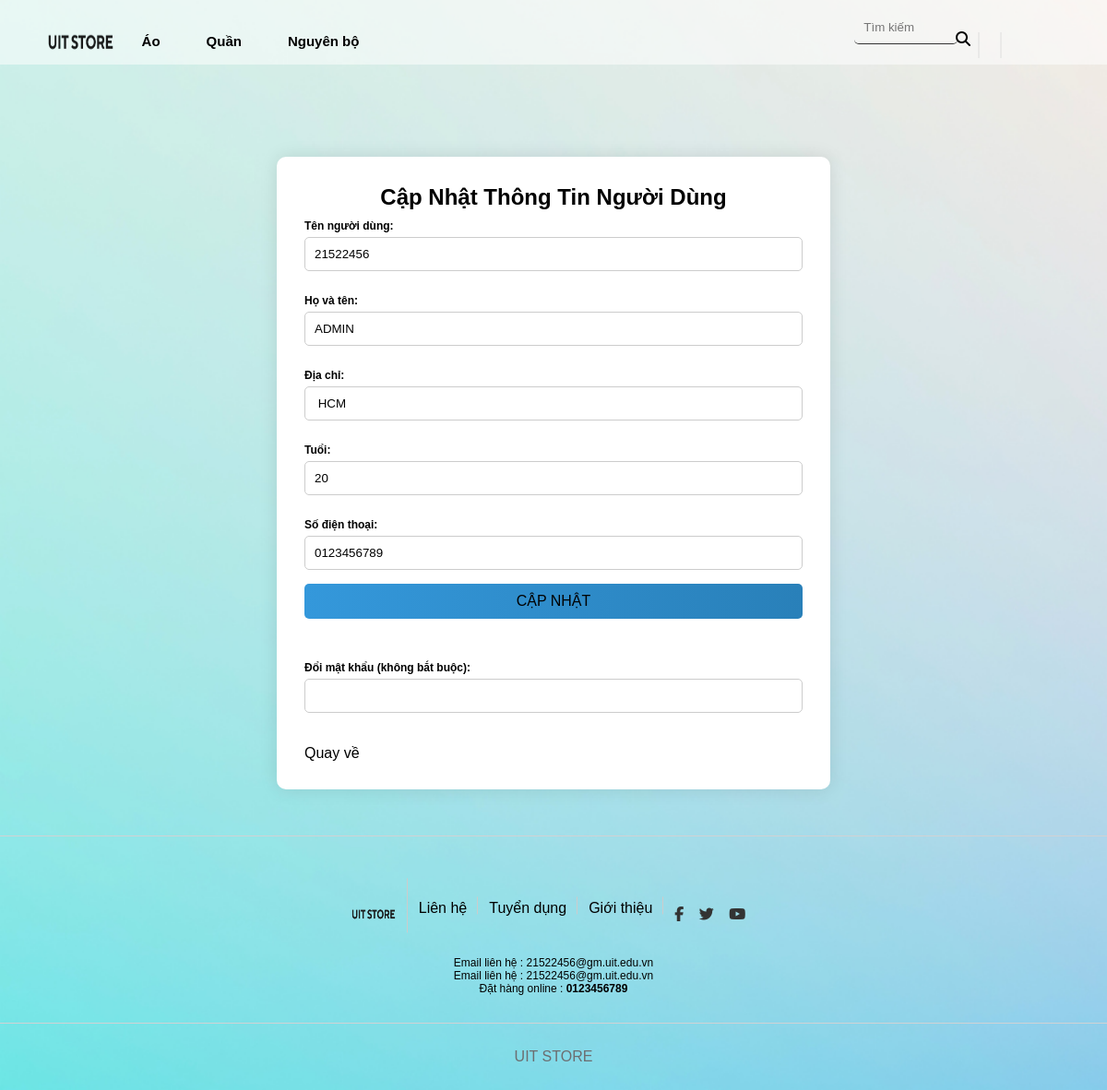
Page /admin/myaccount.php?user_id=15 on the committed database.
### tables this page shows
CREATE TABLE `users` (
  `user_id` int(11) NOT NULL,
  `username` varchar(255) NOT NULL,
  `password` varchar(255) NOT NULL,
  `email` varchar(255) NOT NULL,
  `role` tinyint(1) DEFAULT 0,
  `fullname` varchar(255) DEFAULT NULL,
  `address` varchar(255) DEFAULT NULL,
  `age` int(11) DEFAULT NULL,
  `phone` varchar(20) DEFAULT NULL
);

### model/user_information.php (called while the page is built, shortened)
<?php
function get_user($user_id) {
    $conn = connectdb();
        $query = "SELECT * FROM users WHERE user_id = '$user_id'";
        $stmt = $conn->prepare($query);
    $stmt->execute();
    $user_info = $stmt->fetch();
    return $user_info;
    }
?>

### admin/myaccount.php (the view, shortened to what this page needs)
<!DOCTYPE html>
<html lang = "en" class="hydrated">
    <head>
        <link rel = "stylesheet" href="../style.css">
    </head>
    <body>
        <header>
            <div class="logo">
                <a href="../index.php">
                    <img src="../img/logouit.png" width="75" height="75">
                </a>
            </div>
            <div class="menu">
                <li><a href="../giohang.php">Áo</a>
                </li>
                <li><a href="../giohang.php">Quần</a>
                </li>
                <li><a href="../giohang.php">Nguyên bộ</a>
                </li>
            </div>
            <div class="others">
                <li> <input placeholder="Tìm kiếm" type="text"> <a href="../giohang.php"><i class="fas fa-search"></i></a> </li>
                    <li><a href="../cart.php"><span class="bag"><ion-icon name="bag-handle"></ion-icon></span></a></li>
                    <li><button class="btnLogin-popup"><span><ion-icon name="person"></ion-icon></span></button></li>
            </div>
        </header>
         <section id="slide">
        </section>
<?php
include_once "../model/user_information.php";
if (isset($_GET['user_id'])) {
    $user_id = $_GET['user_id'];
    $user_info = get_user($user_id);
}else {
    echo'KHONGOGNGONGOGNOGNO';
}
?>
<main>
        <section class="update-profile">
            <div class="container">
                <h2>Cập Nhật Thông Tin Người Dùng</h2>
                <?php
                echo'<form action="updateuser.php?user_id='.$_SESSION['user_id'].'" method="post">
                    <label for="username">Tên người dùng:</label>
                    <input type="text" id="username" name="username" required value="'.$user_info['username'].'">
                    <label for="fullname">Họ và tên:</label>
                    <input type="text" id="fullname" name="fullname" required value="'.$user_info['fullname'].'">
                    <label for="address">Địa chỉ:</label>
                    <input type="text" id="address" name="address" required value="'.$user_info['address'].'">
                    <label for="age">Tuổi:</label>
                    <input type="number" id="age" name="age" required value="'.$user_info['age'].'">
                    <label for="phone">Số điện thoại:</label>
                    <input type="tel" id="phone" name="phone" required value="'.$user_info['phone'].'">
                    <input type="hidden" name="id" value="">
                    <button type="submit" name="capnhat">CẬP NHẬT</button> <br> <br>
                    <label for="password">Đổi mật khẩu (không bắt buộc):</label>
                    <input type="password" id="password" name="password" value="" >
                </form>';
                ?>
                <a href="../giohang.php">Quay về</a>
            </div>
        </section>
    </main>
        <section class="footer">
            <div class="footer-container">
                <div class="footer-top">
                    <li><a href=""><img src="../img/logouit.png" width="50" height="50" alt=""></a></li>
                    <li><a href=""></a>Liên hệ</li>
                    <li><a href=""></a>Tuyển dụng</li>
                    <li><a href=""></a>Giới thiệu</li>
                    <li>
                       <a href="" class="fab fa-facebook-f"></a>
                       <a href="" class="fab fa-twitter"></a>
                       <a href="" class="fab fa-youtube"></a>
                   </li>
               </div>
               <div class="footer-center">
                   <p>
                       Email liên hệ : 21522456@gm.uit.edu.vn <br>
                       Email liên hệ : 21522456@gm.uit.edu.vn <br>
                       Đặt hàng online : <b>0123456789</b>
                   </p>
               </div>
               <div class="footer-bottom">
                   UIT STORE
               </div>
            </div>
        </section>
    </body>
</html>

### style.css (style rules this page uses)
:root { --mauthis: #162938; --main-text-font: Arial, Helvetica, sans-serif; }
.others .btnLogin-popup { background: transparent; border: none; cursor: pointer; transition: background-color 0.3s ease; transition: .5s; }
* { margin:0; padding:0; box-sizing: border-box; font-family: Arial, Helvetica, sans-serif; }
li { list-style: none; }
a { text-decoration: none; color: #000; }
.container { max-width: 1200px; margin: auto; }
header { display: flex; justify-content: space-between; padding: 12px 50px; height: 70px; align-items: center; position: fixed; top: 0; left: 0; width: 100%; z-index: 1; background: rgba(225, 225, 225, 0.459); }
.logo { flex: 1; display:flex; }
.menu { flex: 10; display: flex; }
.menu >li { padding: 0 25px 0 25px; position: relative; }
.menu li a { font-size: 15px; font-weight: bold!important; display: block; line-height: 20px; }
.others { flex: 3; display: flex; }
.others > li { padding: 0 12px; position: relative; }
.others > li::after { content:""; display: block; width: 1px; height: 50%; background: #dddddd; position: absolute; right: 0; top: 50%; transform: translate(-50%); }
.others > li:last-child::after { display: none; }
.others > li:first-child { position: relative; }
.others > li:first-child input { width: 90%; border: none; border-bottom: 1px solid #333; background: transparent; outline: none; }
.others > li:first-child i { position: absolute; right: 10px; }
#slide { overflow: hidden; padding: 0 0 50px; }
.footer { padding: 40px 0 0; border-top: 1px solid #D1D2D4; }
.footer-top { display: flex; text-align: center; justify-content: center; align-items: center; margin-bottom: 20px; height: 70px; }
.footer-top img { height: 50px; }
.footer-top li { padding: 0 12px; position: relative; }
.footer-top li::after { content:""; display: block; width: 1px; height: 80%; background: #cccccc; position: absolute; right: 0; top: 50%; transform: translateY(-50%); }
.footer-top li:last-child::after { display: none; }
.footer-top li:last-child a { margin-right: 12px; color: #333; }
.footer-center { text-align: center; font-size: 12px; font-family: var(--main-text-font); }
.footer-bottom { padding: 24px 0; font-size: 16px; font-family: 'Montserrat', sans-serif; line-height: 24px; color: #6C6D70; width: 100%; text-align: center; margin-top: 30px; border-top: 1px solid #D1D2D4; }
.payment-content-left p,label { font-size: 12px; font-family: var(--main-text-font); }

### admin/myaccount.php (style rules this page uses)
body { background-image: url('img/background.png'); background-size: cover; background-position: center; background-repeat: no-repeat; }
.container { max-width: 600px; margin: 50px auto; background-color: #fff; padding: 30px; border-radius: 10px; box-shadow: 0 0 20px rgba(0, 0, 0, 0.1); }
h2 { text-align: center; }
form { display: flex; flex-direction: column; }
label { margin-top: 10px; font-weight: bold; }
input { width: 100%; padding: 10px; margin: 5px 0 15px 0; border: 1px solid #ccc; border-radius: 5px; box-sizing: border-box; }
button { background: linear-gradient(to right, #3498db, #2980b9); padding: 10px 20px; border: none; border-radius: 5px; cursor: pointer; font-size: 16px; transition: 0.3s ease-in-out; }
a { display: inline-block; margin-top: 20px; text-decoration: none; }
@media only screen and (min-width: 1024px) { #slide { padding-top:70px; } }

### rows in the picture
users: username "21522456", fullname "ADMIN", address "HCM", age "20", phone "0123456789"
